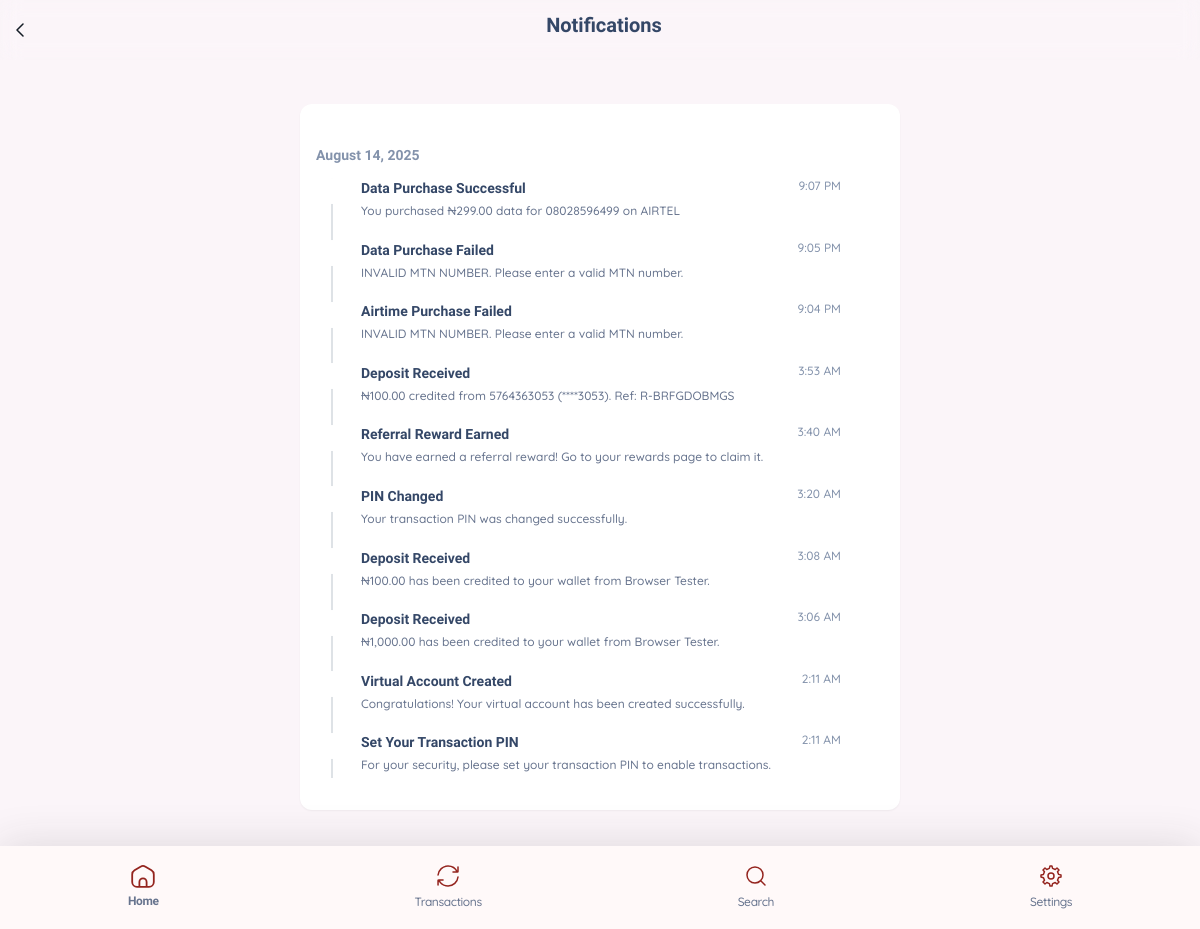
/public/pages/notifications.php (signed in), run on an earlier commit of the app's database.
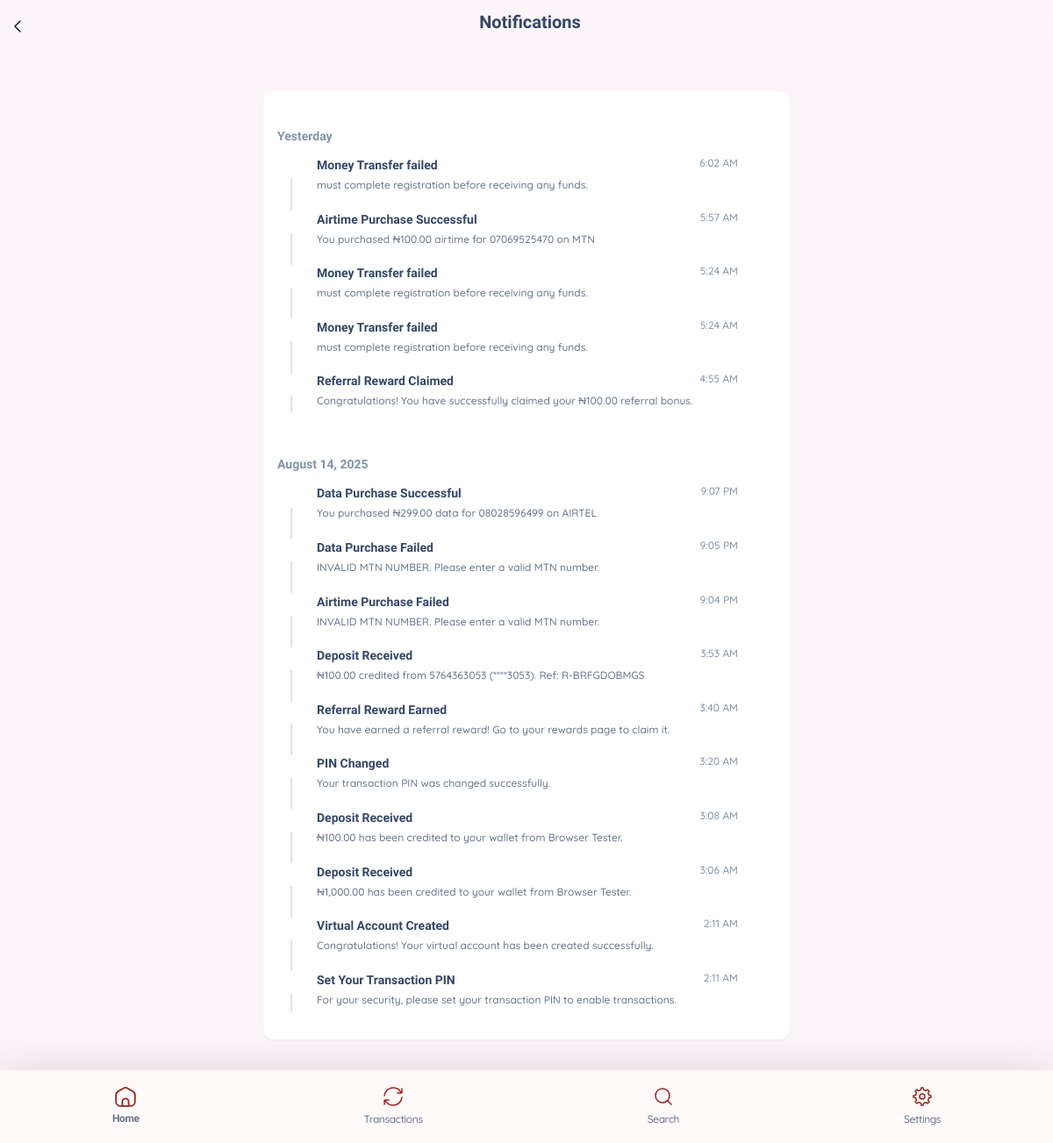
And on a later commit of the database.
### tables this page shows
CREATE TABLE `notifications` (
  `id` int(11) NOT NULL,
  `user_id` int(11) NOT NULL,
  `title` varchar(255) NOT NULL,
  `message` text DEFAULT NULL,
  `type` varchar(20) NOT NULL DEFAULT 'default',
  `color` varchar(50) NOT NULL,
  `icon` varchar(50) NOT NULL,
  `is_read` tinyint(1) DEFAULT 0,
  `created_at` timestamp NOT NULL DEFAULT current_timestamp()
);

### public/partials/initialize.php (called while the page is built, shortened)
<?php
$user_id = $_SESSION['user_id'];

### functions/Model.php (called while the page is built, shortened)
<?php
function getUserNotifications(PDO $pdo, int $user_id, int $limit = 10): array
{
    $limit = (int)$limit;
    $sql = "SELECT * FROM notifications WHERE user_id = ? ORDER BY created_at DESC LIMIT $limit";
    $stmt = $pdo->prepare($sql);
    $stmt->execute([$user_id]);
    return $stmt->fetchAll(PDO::FETCH_ASSOC);
}
function groupNotificationsByDate(array $notifications): array
{
    $grouped = [];
    foreach ($notifications as $notification) {
        $created = new DateTime($notification['created_at']);
        $today = new DateTime();
        $yesterday = (clone $today)->modify('-1 day');
        if ($created->format('Y-m-d') === $today->format('Y-m-d')) {
            $group = 'Today';
        } elseif ($created->format('Y-m-d') === $yesterday->format('Y-m-d')) {
            $group = 'Yesterday';
        } else {
            $group = $created->format('F j, Y');
        }
        $grouped[$group][] = $notification;
    }
    return $grouped;
}

### public/pages/notifications.php (the view, shortened to what this page needs)
<?php
require __DIR__ . '/../../config/config.php';
require __DIR__ . '/../../functions/Model.php';
require __DIR__ . '/../partials/initialize.php';
$notifications = getUserNotifications($pdo, $user_id, 20);
$groupedNotifications = groupNotificationsByDate($notifications);
require __DIR__ . '/../partials/header.php';
?>
<body>
    <main class="container py-5">
        <header>
            <div class="page-header mb-4 text-center">
                <svg class="header-back-button" width="8" height="14" viewBox="0 0 8 14" fill="none" xmlns="http://www.w3.org/2000/svg">
                    <path d="M7 1L1 7L7 13" stroke="#141C25" stroke-width="1.5" stroke-linecap="round" stroke-linejoin="round" />
                </svg>
                <h5 class="fw-bold">Notifications</h5>
            </div>
        </header>
        <div class="d-flex justify-content-center notifications-container">
            <div class="card h-100 p-0" style="max-width: 600px; width: 100%;">
                <div class="card-header pb-0 mb-0">
                </div>
                <?php if (!empty($groupedNotifications)): ?>
                    <?php foreach ($groupedNotifications as $dateLabel => $items): ?>
                        <div class="notifications-date-group">
                            <div class="px-3 pt-3 pb-1 text-secondary small fw-semibold">
                                <?= htmlspecialchars($dateLabel) ?>
                            </div>
                            <div class="card-body p-3 pt-2">
                                <div class="timeline timeline-one-side">
                                    <?php foreach ($items as $note): ?>
                                        <div class="timeline-block mb-3">
                                            <span class="timeline-step">
                                            </span>
                                            <div class="timeline-content">
                                                <div class="d-flex justify-content-between align-items-start gap-2">
                                                    <p class="text-dark text-sm fw-semibold mb-0 text-truncate flex-grow-1 notif-title">
                                                        <?= htmlspecialchars($note['title']) ?>
                                                    </p>
                                                    <span class="text-secondary text-xs text-nowrap ms-2">
                                                        <?= date('g:i A', strtotime($note['created_at'])); ?>
                                                    </span>
                                                </div>
                                                <?php if (!empty($note['message'])): ?>
                                                    <div class="text-xs mt-1 text-muted text-break notif-message">
                                                        <?= htmlspecialchars($note['message']) ?>
                                                    </div>
                                                <?php endif; ?>
                                            </div>
                                        </div>
                                    <?php endforeach; ?>
                                </div>
                            </div>
                        </div>
                    <?php endforeach; ?>
                <?php else: ?>
                    <div class="text-center text-secondary py-4">No notifications found.</div>
                <?php endif; ?>
            </div>
        </div>
        <?php require __DIR__ . '/../partials/bottom-nav.php' ?>
    </main>
    <footer class="my-4 text-center text-secondary small">
    </footer>
</body>
</html>

What changed in the data, as far as the page shows it:
added notifications: title "Money Transfer failed", created_at "6:02 AM", message "must complete registration before receiving any funds.", shown under "Yesterday"
added notifications: title "Airtime Purchase Successful", created_at "5:57 AM", message "You purchased ₦100.00 airtime for 07069525470 on MTN", shown under "Yesterday"
added notifications: title "Money Transfer failed", created_at "5:24 AM", message "must complete registration before receiving any funds.", shown under "Yesterday"
added notifications: title "Money Transfer failed", created_at "5:24 AM", message "must complete registration before receiving any funds.", shown under "Yesterday"
added notifications: title "Referral Reward Claimed", created_at "4:55 AM", message "Congratulations! You have successfully claimed your ₦100.00 referral bonus.", shown under "Yesterday"
Also different on the page:
new list line: "Yesterday"
